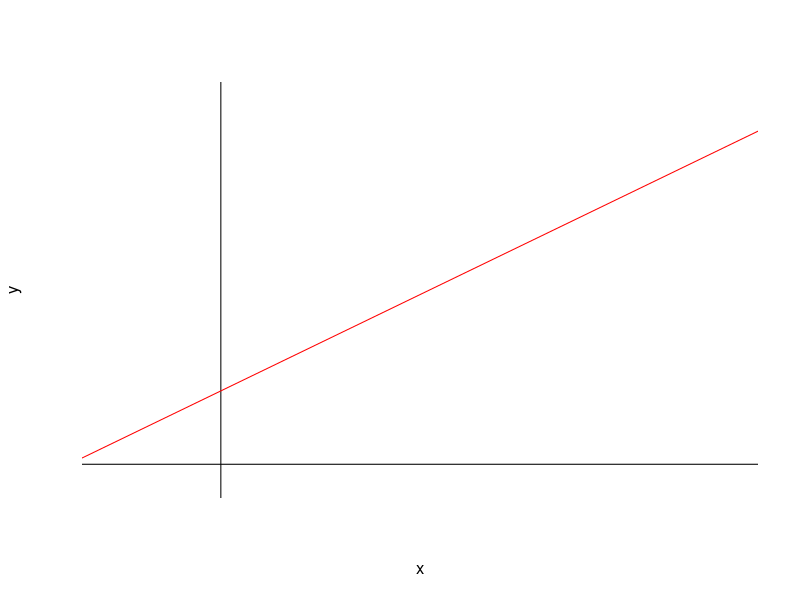
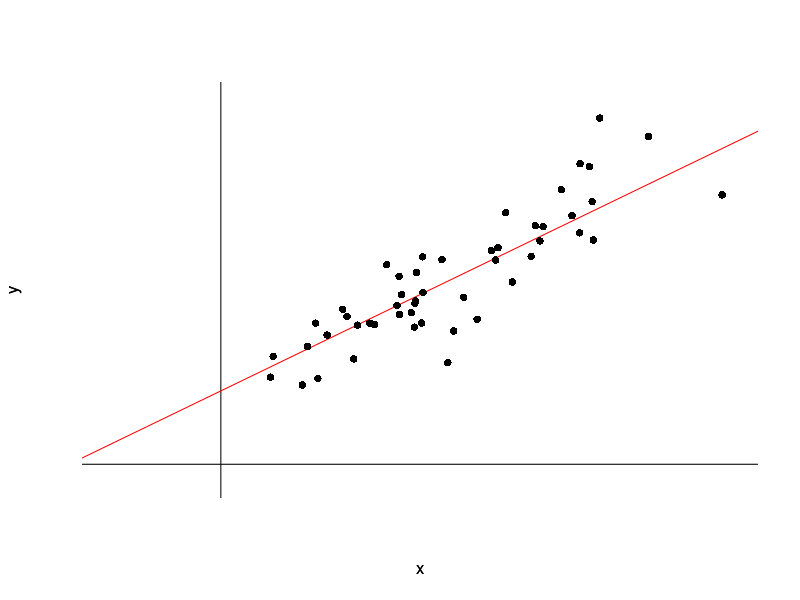
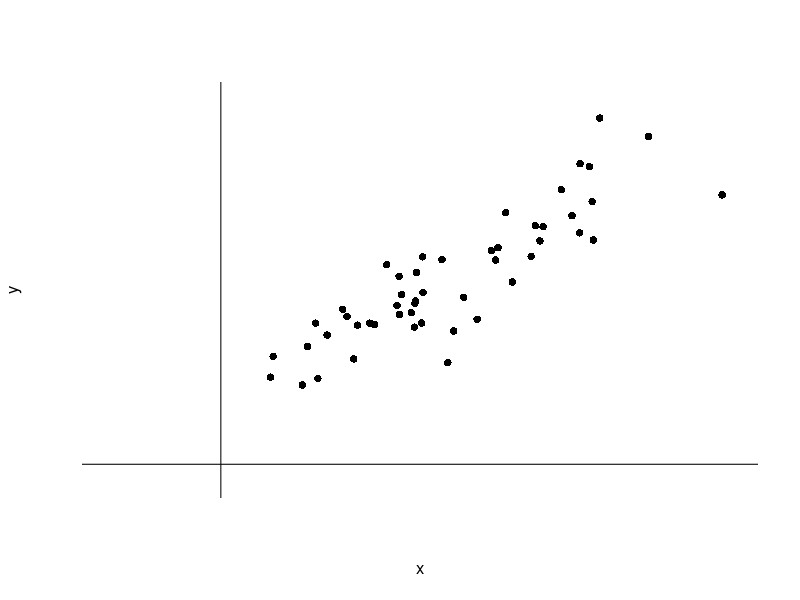
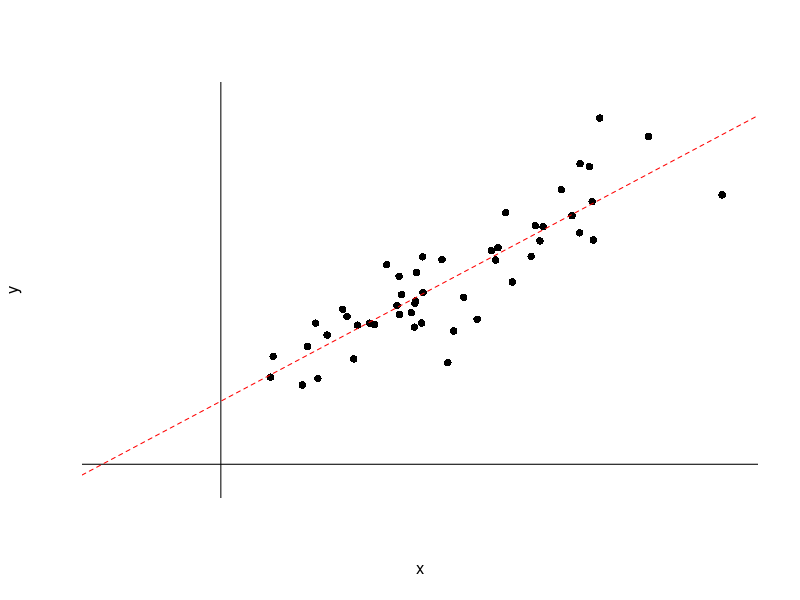
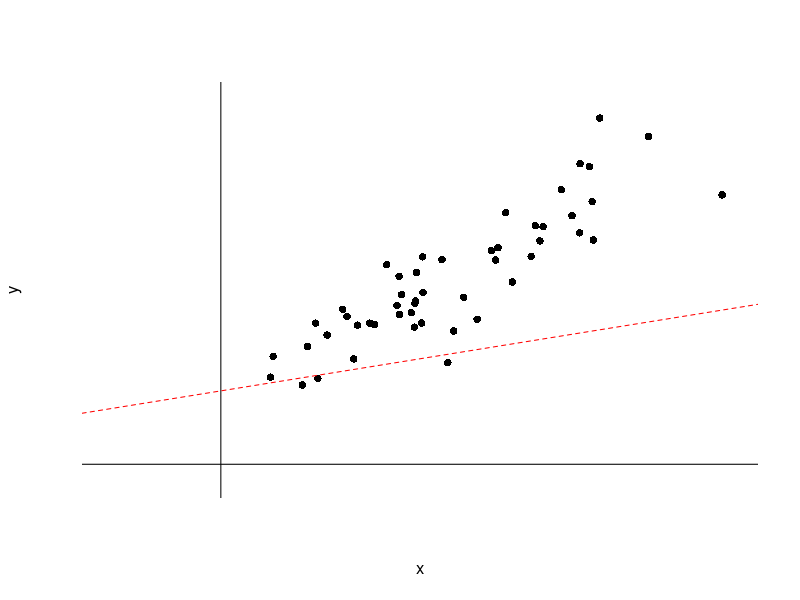
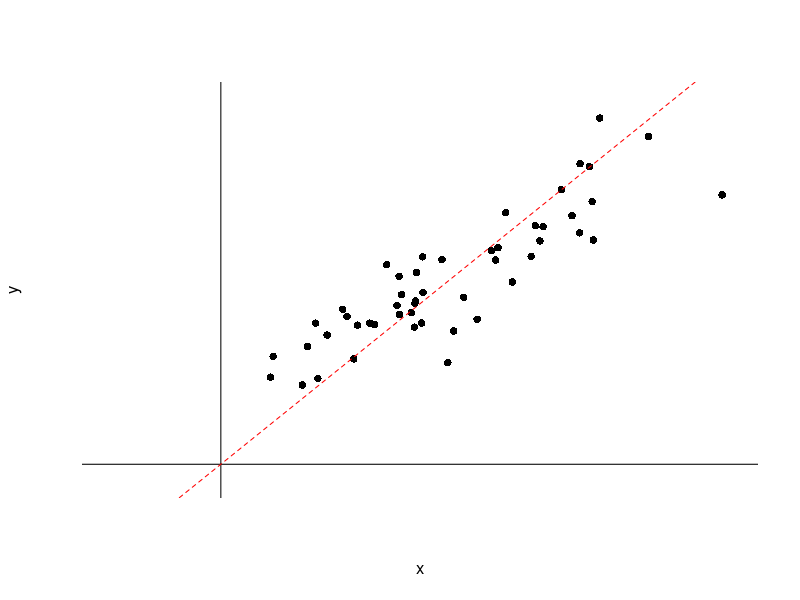
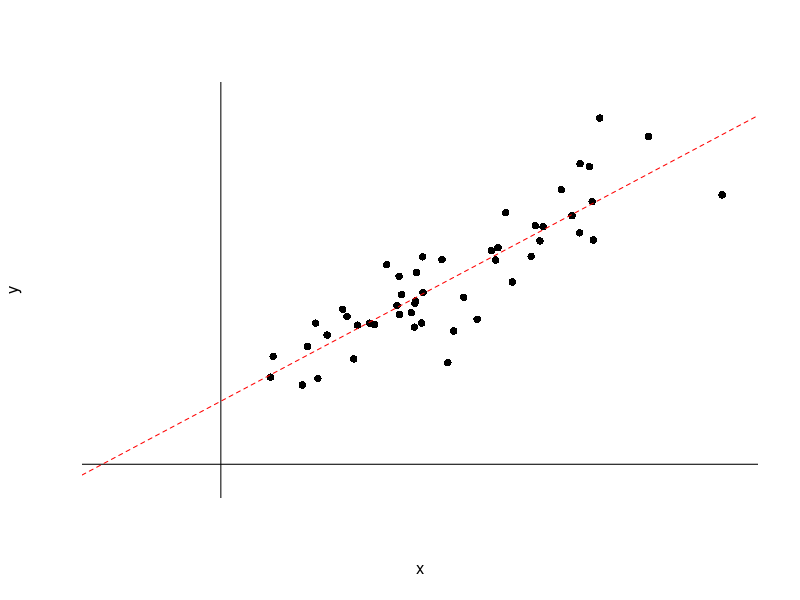
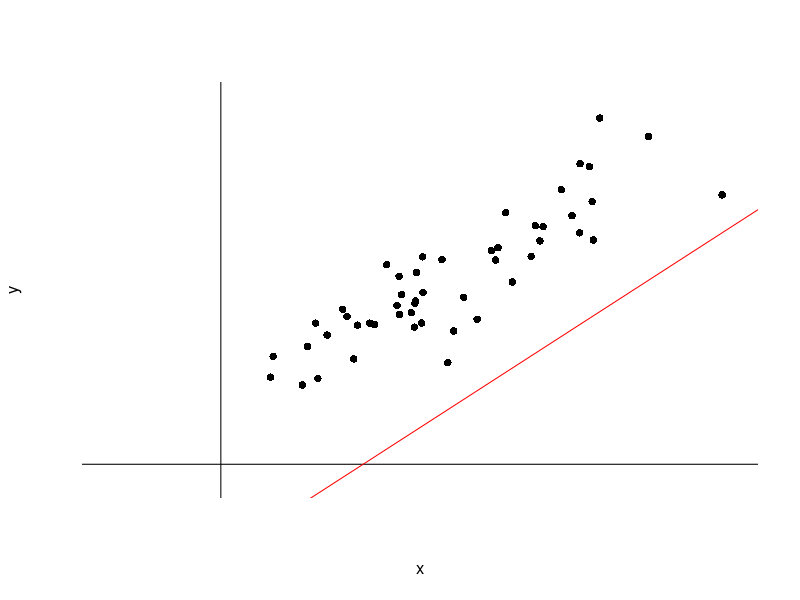

Recreate these plots in R, in order.
## ---- chunk 1
set.seed(0); x <- rnorm(50, 2); y <- 4 + 3*x + rnorm(50, 0, 2);
plot(x, y, pch = 16, xlim = c(-1, 4.5), ylim = c(-1, 20), col = "white", axes=FALSE)
abline(v = 0);abline(h = 0); abline(4, 3, col = "red")
## ---- chunk 2
plot(x, y, pch = 16, xlim = c(-1, 4.5), ylim = c(-1, 20), col = "white", axes=FALSE)
abline(v = 0); abline(h = 0); abline(4, 3, col = "red")
par(new = T); plot(x, y, pch = 16, xlim = c(-1, 4.5), ylim = c(-1, 20), axes=FALSE)
## ---- chunk 3
plot(x, y, pch = 16, xlim = c(-1, 4.5), ylim = c(-1, 20), axes=FALSE)
abline(v = 0); abline(h = 0)
## ---- chunk 4
plot(x, y, pch = 16, xlim = c(-1, 4.5), ylim = c(-1, 20), axes=FALSE)
abline(v = 0); abline(h = 0); abline(lm(y ~ x), col = "red", lty = 2)
## ---- chunk 5
plot(x, y, pch = 16, xlim = c(-1, 4.5), ylim = c(-1, 20), axes=FALSE)
abline(v = 0); abline(h = 0); abline(4, 1, col = "red", lty = 2)
## ---- chunk 6
plot(x, y, pch = 16, xlim = c(-1, 4.5), ylim = c(-1, 20), axes=FALSE)
abline(v = 0); abline(h = 0); abline(0, 5, col = "red", lty = 2)
## ---- chunk 7
plot(x, y, pch = 16, xlim = c(-1, 4.5), ylim = c(-1, 20), axes=FALSE)
abline(v = 0); abline(h = 0); abline(lm(y ~ x), col = "red", lty = 2)
## ---- chunk 8
plot(x, y, pch = 16, xlim = c(-1, 4.5), ylim = c(-1, 20), axes=FALSE)
abline(v = 0); abline(h = 0); abline(-5, 4, col = "red")
## ---- chunk 9
plot(x, y, pch = 16, xlim = c(-1, 4.5), ylim = c(-1, 20), axes=FALSE)
abline(v = 0); abline(h = 0); abline(30.5, -10.072, col = "red")
## ---- chunk 10
plot(x, y, pch = 16, xlim = c(-1, 4.5), ylim = c(-1, 20), axes=FALSE)
abline(v = 0); abline(h = 0); abline(4, 3, col = "red")
## ---- chunk 11
plot(x, y, pch = 16, xlim = c(-1, 4.5), ylim = c(-1, 20), axes=FALSE, col = "grey")
abline(v = 0); abline(h = 0); abline(4, 3, col = "red")
par(new =  T)
plot(x[abs(x  - 2) < 0.35], y[abs(x  - 2) < 0.35], pch = 16, xlim = c(-1, 4.5), ylim = c(-1, 20), axes=FALSE, xlab = "", ylab = "")
## ---- chunk 12
plot(x, y, pch = 16, xlim = c(-1, 4.5), ylim = c(-1, 20), axes=FALSE, col = "grey")
abline(v = 0); abline(h = 0); abline(4, 3, col = "red")
par(new =  T)
plot(x[abs(x  - 2) < 0.35], y[abs(x  - 2) < 0.35], pch = 16, xlim = c(-1, 4.5), ylim = c(-1, 20), axes=FALSE, xlab = "", ylab = "")
abline(lm(y[abs(x  - 2) < 0.35] ~ x[abs(x  - 2) < 0.35]),  col = "red",  lty = 2)
